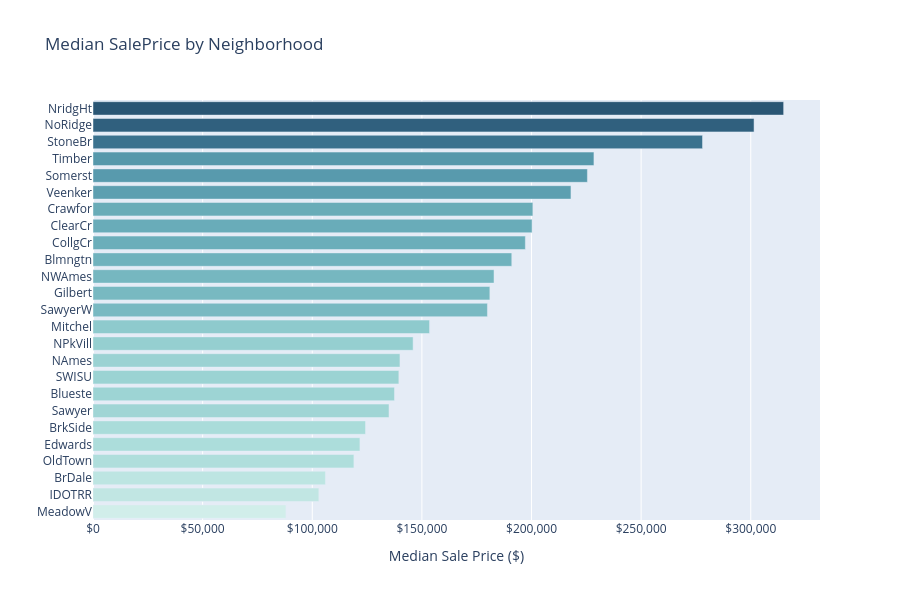

The cell this chart's notebook holds for it:
### Markdown cell above
### Neighborhood effect on price

`Neighborhood` is one of the most important categorical variables in Ames.
So I want to look at it directly instead of treating it like just another text column.

### Code cell
# ── Neighborhood: highest-impact categorical feature ──────────
nbhd_price = (
    df.groupby('Neighborhood')['SalePrice']
    .median()
    .sort_values()
)

fig = px.bar(
    nbhd_price.reset_index(),
    x='SalePrice', y='Neighborhood',
    orientation='h',
    title='Median SalePrice by Neighborhood',
    labels={'SalePrice': 'Median Sale Price ($)', 'Neighborhood': ''},
    color='SalePrice',
    color_continuous_scale='Teal'
)
fig.update_layout(height=600, coloraxis_showscale=False)
fig.update_xaxes(tickprefix='$', tickformat=',.0f')
fig.show()

### Figure 1 — Plotly figure (JSON) as saved in the notebook; plotly's stock layout.template omitted (floating-point values rounded to 4 significant figures)
{"data": [{"hovertemplate": "Median Sale Price ($)=%{marker.color}<br>=%{y}<extra></extra>", "legendgroup": "", "marker": {"color": [88000.0, 103000.0, 106000.0, 119000.0, 121800.0, 124300.0, 135000.0, 137500.0, 139500.0, 140000.0, 146000.0, 153500.0, 179900.0, 181000.0, 182900.0, 191000.0, 197200.0, 200200.0, 200600.0, 218000.0, 225500.0, 228500.0, 278000.0, 301500.0, 315000.0], "coloraxis": "coloraxis", "pattern": {"shape": ""}}, "name": "", "orientation": "h", "showlegend": false, "textposition": "auto", "type": "bar", "x": [88000.0, 103000.0, 106000.0, 119000.0, 121800.0, 124300.0, 135000.0, 137500.0, 139500.0, 140000.0, 146000.0, 153500.0, 179900.0, 181000.0, 182900.0, 191000.0, 197200.0, 200200.0, 200600.0, 218000.0, 225500.0, 228500.0, 278000.0, 301500.0, 315000.0], "xaxis": "x", "y": ["MeadowV", "IDOTRR", "BrDale", "OldTown", "Edwards", "BrkSide", "Sawyer", "Blueste", "SWISU", "NAmes", "NPkVill", "Mitchel", "SawyerW", "Gilbert", "NWAmes", "Blmngtn", "CollgCr", "ClearCr", "Crawfor", "Veenker", "Somerst", "Timber", "StoneBr", "NoRidge", "NridgHt"], "yaxis": "y"}], "layout": {"barmode": "relative", "coloraxis": {"colorbar": {"title": {"text": "Median Sale Price ($)"}}, "colorscale": [[0, "rgb(209, 238, 234)"], [0.1667, "rgb(168, 219, 217)"], [0.3333, "rgb(133, 196, 201)"], [0.5, "rgb(104, 171, 184)"], [0.6667, "rgb(79, 144, 166)"], [0.8333, "rgb(59, 115, 143)"], [1, "rgb(42, 86, 116)"]], "showscale": false}, "height": 600, "legend": {"tracegroupgap": 0}, "title": {"text": "Median SalePrice by Neighborhood"}, "xaxis": {"anchor": "y", "domain": [0, 1], "tickformat": ",.0f", "tickprefix": "$", "title": {"text": "Median Sale Price ($)"}}, "yaxis": {"anchor": "x", "domain": [0, 1], "title": {"text": ""}}}}
